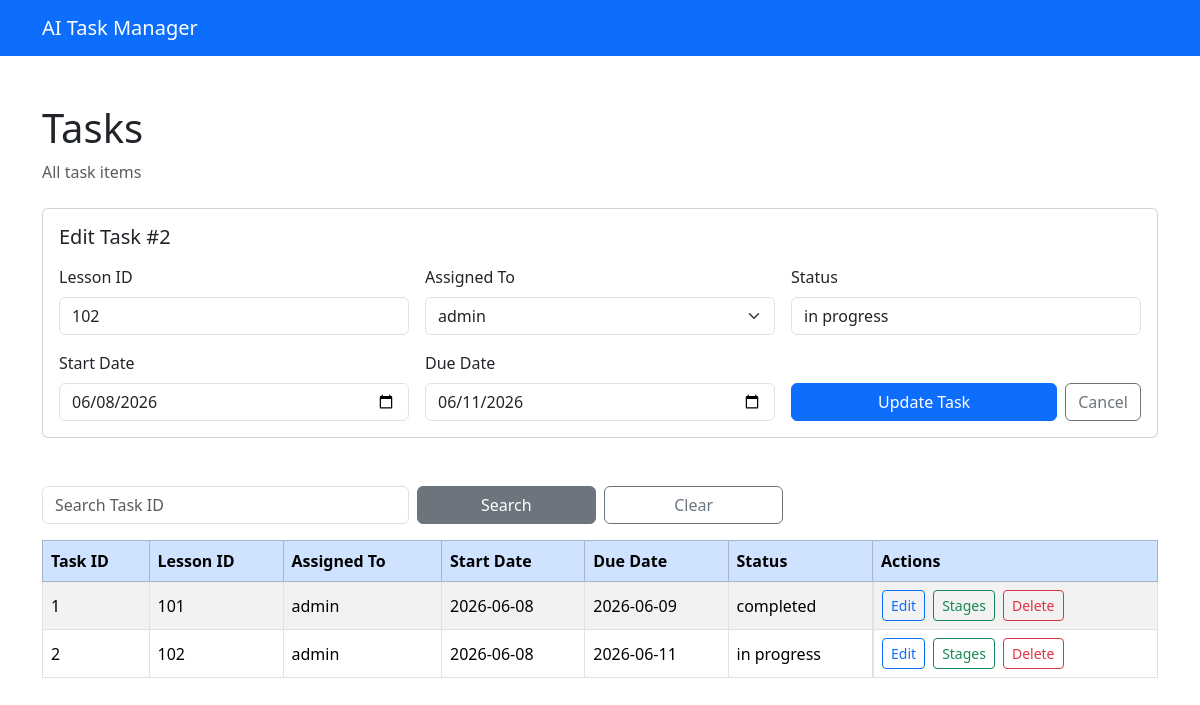
The page /tasks?edit=2 (signed in) on the database its author committed.
### app/models/task.py (models this page shows)
class TaskItem(Base):
    __tablename__ = "task_items"
    id: Mapped[int] = mapped_column(primary_key=True, index=True)
    lesson_id: Mapped[int] = mapped_column(Integer, nullable=False)
    assigned_to: Mapped[Optional[int]] = mapped_column(
        ForeignKey("users.id"),
        nullable=True,
    )
    start_date: Mapped[date] = mapped_column(Date, nullable=False)
    due_date: Mapped[date] = mapped_column(Date, nullable=False)
    status: Mapped[str] = mapped_column(String(50), nullable=False)
    assignee: Mapped[Optional["User"]] = relationship(
        back_populates="task_items",
    )
    stages: Mapped[List["TaskStage"]] = relationship(
        back_populates="task_item",
        cascade="all, delete-orphan",
    )
    reminder_logs: Mapped[List["ReminderLog"]] = relationship(
        back_populates="task_item",
        cascade="all, delete-orphan",
    )

### app/models/user.py (models this page shows)
class User(Base):
    __tablename__ = "users"
    id: Mapped[int] = mapped_column(primary_key=True, index=True)
    username: Mapped[str] = mapped_column(String(50), unique=True, nullable=False)
    password: Mapped[str] = mapped_column(String(255), nullable=False)
    task_items: Mapped[List["TaskItem"]] = relationship(
        back_populates="assignee",
    )

### app/routers/tasks.py (the view)
@router.get("")
async def list_tasks(
    request: Request,
    edit: int | None = None,
    search: int | None = None,
    db: Session = Depends(get_db),
):
    auth_result = require_login(request)
    if isinstance(auth_result, RedirectResponse):
        return auth_result
    query = (
        select(TaskItem)
        .options(joinedload(TaskItem.assignee))
    )
    if search is not None:
        query = query.where(TaskItem.id == search)
    tasks = db.scalars(
        query.order_by(TaskItem.id)
    ).unique().all()
    users = db.scalars(
        select(User).order_by(User.username)
    ).all()
    edit_task = None
    if edit is not None:
        edit_task = db.scalar(
            select(TaskItem).where(TaskItem.id == edit)
        )
    return templates.TemplateResponse(
        request=request,
        name="task_form.html",
        context={
            "tasks": tasks,
            "users": users,
            "edit_task": edit_task,
        },
    )

### app/templates/task_form.html (shortened to what this page needs)
<!DOCTYPE html>
<html lang="en">
<head>
    <link href="https://cdn.jsdelivr.net/npm/bootstrap@5.3.3/dist/css/bootstrap.min.css" rel="stylesheet">
    <link rel="stylesheet" href="/static/css/style.css">
</head>
<body>
    <nav class="navbar navbar-expand-lg navbar-dark bg-primary">
        <div class="container">
            <a class="navbar-brand" href="/dashboard">AI Task Manager</a>
        </div>
    </nav>
    <div class="container mt-5">
        <h1>Tasks</h1>
        <p class="text-muted mb-4">All task items</p>
        {% if edit_task %}
        <form method="post" action="/tasks/{{ edit_task.id }}/update" class="card mb-5">
            <div class="card-body">
                <h2 class="h5 card-title mb-3">Edit Task #{{ edit_task.id }}</h2>
                <div class="row g-3">
                    <div class="col-md-4">
                        <label for="lesson_id" class="form-label">Lesson ID</label>
                        <input
                            type="number"
                            class="form-control"
                            id="lesson_id"
                            name="lesson_id"
                            value="{{ edit_task.lesson_id }}"
                            required
                        >
                    </div>
                    <div class="col-md-4">
                        <label for="assigned_to" class="form-label">Assigned To</label>
                        <select class="form-select" id="assigned_to" name="assigned_to">
                            {% for user in users %}
                            <option value="{{ user.id }}" {% if edit_task.assigned_to == user.id %}selected{% endif %}>
                                {{ user.username }}
                            </option>
                            {% endfor %}
                        </select>
                    </div>
                    <div class="col-md-4">
                        <label for="status" class="form-label">Status</label>
                        <input
                            type="text"
                            class="form-control"
                            id="status"
                            name="status"
                            value="{{ edit_task.status }}"
                            required
                        >
                    </div>
                    <div class="col-md-4">
                        <label for="start_date" class="form-label">Start Date</label>
                        <input
                            type="date"
                            class="form-control"
                            id="start_date"
                            name="start_date"
                            value="{{ edit_task.start_date }}"
                            required
                        >
                    </div>
                    <div class="col-md-4">
                        <label for="due_date" class="form-label">Due Date</label>
                        <input
                            type="date"
                            class="form-control"
                            id="due_date"
                            name="due_date"
                            value="{{ edit_task.due_date }}"
                            required
                        >
                    </div>
                    <div class="col-md-4 d-flex align-items-end gap-2">
                        <button type="submit" class="btn btn-primary flex-grow-1">Update Task</button>
                        <a href="/tasks" class="btn btn-outline-secondary">Cancel</a>
                    </div>
                </div>
            </div>
        </form>
        {% endif %}
        <form method="get" action="/tasks" class="row g-2 mb-3">
            <div class="col-md-4">
                <input
                    type="number"
                    name="search"
                    class="form-control"
                    placeholder="Search Task ID"
                >
            </div>
            <div class="col-md-2">
                <button type="submit" class="btn btn-secondary w-100">
                    Search
                </button>
            </div>
            <div class="col-md-2">
                <a href="/tasks" class="btn btn-outline-secondary w-100">
                    Clear
                </a>
            </div>
        </form>
        <div class="table-responsive">
            <table class="table table-striped table-bordered align-middle">
                <thead class="table-primary">
                    <tr>
                        <th>Task ID</th>
                        <th>Lesson ID</th>
                        <th>Assigned To</th>
                        <th>Start Date</th>
                        <th>Due Date</th>
                        <th>Status</th>
                        <th>Actions</th>
                    </tr>
                </thead>
                <tbody>
                    {% if tasks %}
                    {% for task in tasks %}
                    <tr>
                        <td>{{ task.id }}</td>
                        <td>{{ task.lesson_id }}</td>
                        <td>{{ task.assignee.username if task.assignee else "—" }}</td>
                        <td>{{ task.start_date }}</td>
                        <td>{{ task.due_date }}</td>
                        <td>{{ task.status }}</td>
                        <td class="d-flex gap-2">
                            <a href="/tasks?edit={{ task.id }}"
                               class="btn btn-sm btn-outline-primary">
                                Edit
                            </a>
                        <a href="/tasks/{{ task.id }}/stages"
class="btn btn-sm btn-outline-success">
Stages
</a>
                            <form
                                method="post"
                                action="/tasks/{{ task.id }}/delete"
                                onsubmit="return confirm('Are you sure you want to delete this task?');"
                            >
                                <button
                                    type="submit"
                                    class="btn btn-sm btn-outline-danger">
                                    Delete
                            </form>
                        </td>
                    </tr>
                    {% endfor %}
                    {% else %}
                    <tr>
                        <td colspan="7" class="text-center text-muted">No tasks found.</td>
                    </tr>
                    {% endif %}
                </tbody>
            </table>
        </div>
    </div>
</body>
</html>

### app/static/css/style.css (style rules this page uses)
body { min-height: 100vh; }

### rows shown on the page
TaskItem: id "2", lesson_id "102", assigned_to "admin", status "in progress", start_date "06/08/2026", due_date "06/11/2026", assignee "admin", start_date "2026-06-08", due_date "2026-06-11"
TaskItem: id "1", lesson_id "101", assignee "admin", start_date "2026-06-08", due_date "2026-06-09", status "completed"
